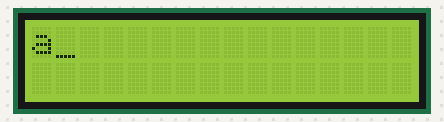
This sketch was run on a simulated Arduino Uno, built with avr-gcc and run on an emulated ATmega328P. Shown: 16×2 character LCD.

Above: at 0.1 s.
At 3.6 s:
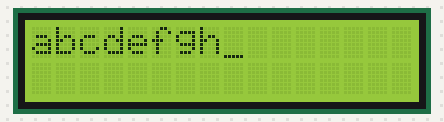
At 7.6 s:
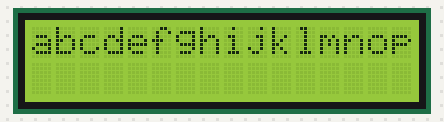
At 11.1 s:
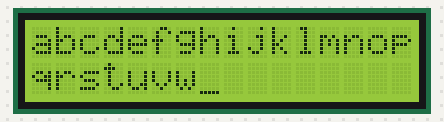
At 15.1 s:
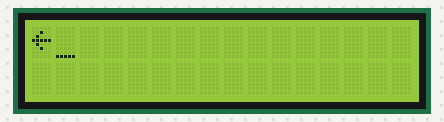
At 39.2 s:
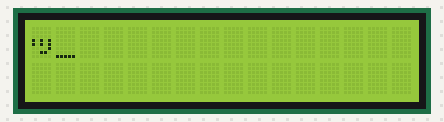

Measured:
- what the display in image 1 shows lasts 0.5 s, from 3.6 s to 4.1 s

The sketch:

LCD.ino
```cpp
#include<LiquidCrystal.h>

LiquidCrystal lcd(7,8,9,10,11,12);

int ch='a';

void setup()
{
  lcd.begin(16,2);
  lcd.cursor();
}

void loop()
{
  lcd.leftToRight();
  if(ch=='q')
  lcd.setCursor(0,2);

  if(ch>'z')
  {
    lcd.clear();
    lcd.setCursor(0,0);
  }

  lcd.write(ch);
  delay(500);
  ch++;
}
```
